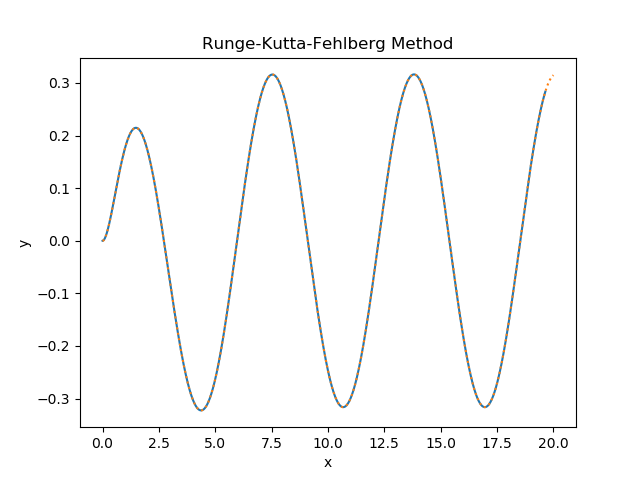

Python code for this plot:
import math
import numpy as np
import matplotlib.pyplot as plt

class ORG:
	def __init__(self, num, r):
		self.num = num
		self.range = r

	def f(self, x):
		return - math.exp(- x) / 2 + 2 * math.exp(- 2 * x) / 5 + 3 * math.sin(x) / 10 + math.cos(x) / 10

	def __call__(self):
		x_list = np.linspace(0, self.range, self.num)
		y_list = []
		for x in x_list:
			y = self.f(x)
			y_list.append(y)
		return x_list, y_list

class RKF:
	def __init__(self, alpha, error, h, max_iter, x, y1, y2):
		self.alpha = alpha
		self.error = error
		self.h = h
		self.max_iter = max_iter
		self.x = x
		self.y1 = y1
		self.y2 = y2

	def fy1(self, y2):
		return y2

	def fy2(self, x, y1, y2):
		return - 3 * y2 - 2 * y1 + math.cos(x)

	def rkf_test(self, h):
		a1 = h * self.fy1(self.y2)
		a2 = h * self.fy2(self.x, self.y1, self.y2)

		b1 = h * self.fy1(self.y2 + a2 / 4)
		b2 = h * self.fy2(self.x + h / 4, 
					  self.y1 + a1 / 4, 
					  self.y2 + a2 / 4)

		c1 = h * self.fy1(self.y2 + 3 * a2 / 32 + 9 * b2 / 32)
		c2 = h * self.fy2(self.x + 3 * h / 8,
					  self.y1 + 3 * a1 / 32 + 9 * b1 / 32,
					  self.y2 + 3 * a2 / 32 + 9 * b2 / 32)

		d1 = h * self.fy1(self.y2 + 1932 * a2 / 2197 - 7200 * b2 / 2197 + 7296 * c2 / 2197)
		d2 = h * self.fy2(self.x + 12 * h / 13,
					  self.y1 + 1932 * a1 / 2197 - 7200 * b1 / 2197 + 7296 * c1 / 2197,
					  self.y2 + 1932 * a2 / 2197 - 7200 * b2 / 2197 + 7296 * c2 / 2197)

		e1 = h * self.fy1(self.y2 + 439 * a2 / 216 - 8 * b2 + 3680 * c2 / 513 - 845 * d2 / 4104)
		e2 = h * self.fy2(self.x + h,
					  self.y1 + 439 * a1 / 216 - 8 * b1 + 3680 * c1 / 513 - 845 * d1 / 4104,
					  self.y2 + 439 * a2 / 216 - 8 * b2 + 3680 * c2 / 513 - 845 * d2 / 4104)

		f1 = h * self.fy1(self.y2 - 8 * a2 / 27 + 2 * b2 - 3544 * c2 / 2565 + 1859 * d2 / 4104 - 11 * e2 / 40)
		f2 = h * self.fy2(self.x + h / 2,
					  self.y1 - 8 * a1 / 27 + 2 * b1 - 3544 * c1 / 2565 + 1859 * d1 / 4104 - 11 * e1 / 40,
					  self.y2 - 8 * a2 / 27 + 2 * b2 - 3544 * c2 / 2565 + 1859 * d2 / 4104 - 11 * e2 / 40)
		rkf4y1 = self.y1 + (25 * a1 / 216 + 1408 * c1 / 2565 + 2197 * d1 / 4104 - e1 / 5)
		rkf5y1 = self.y1 + (16 * a1 / 135 + 6656 * c1 / 12825 + 28561 * d1 / 56430 - 9 * e1 / 50 - 2 * f1 / 55)
		rkf4y2 = self.y2 + (25 * a2 / 216 + 1408 * c2 / 2565 + 2197 * d2 / 4104 - e2 / 5)
		rkf5y2 = self.y2 + (16 * a2 / 135 + 6656 * c2 / 12825 + 28561 * d2 / 56430 - 9 * e2 / 50 - 2 * f2 / 55)
		return rkf4y1, rkf5y1, rkf4y2, rkf5y2

	def rkf_step(self):
		R = 1
		pre_h = self.h
		h = pre_h
		iters = 0
		while R >= self.error:
			y1, rkf5y1, y2, rkf5y2 = self.rkf_test(h)
			R1 = abs(rkf5y1 - y1)
			R2 = abs(rkf5y2 - y2)
			R = max(R1, R2)
			pre_h = h
			h *= self.alpha
			iters += 1
			if iters > self.max_iter:
				break
		self.h = self.alpha * pre_h * math.pow(self.error / R, 1.0 / 4.0)
		self.x = self.x + pre_h
		self.y1 = y1
		self.y2 = y2
		return pre_h, self.x, self.y1

	def __call__(self):
		h_list = []
		x_list = []
		y_list = []
		for i in range(self.max_iter):
			h, x, y = self.rkf_step()
			h_list.append(h)
			x_list.append(x)
			y_list.append(y)
		return h_list, x_list, y_list

if __name__ == "__main__":
	h_list, x_list, y_list = RKF(0.8, 0.0001, 0.1, 10000, 0, 0, 0)()
	x_org, y_org = ORG(10000, 20)()
	plt.plot(x_list, y_list)
	plt.plot(x_org, y_org, linestyle = "dotted")
	plt.title("Runge-Kutta-Fehlberg Method")
	plt.xlabel("x")
	plt.ylabel("y")
	plt.savefig("rkf.png")
	plt.clf()
	plt.title("Runge-Kutta-Fehlberg Method")
	plt.xlabel("x")
	plt.ylabel("y")
	plt.plot(h_list)
	plt.savefig("h.png")
